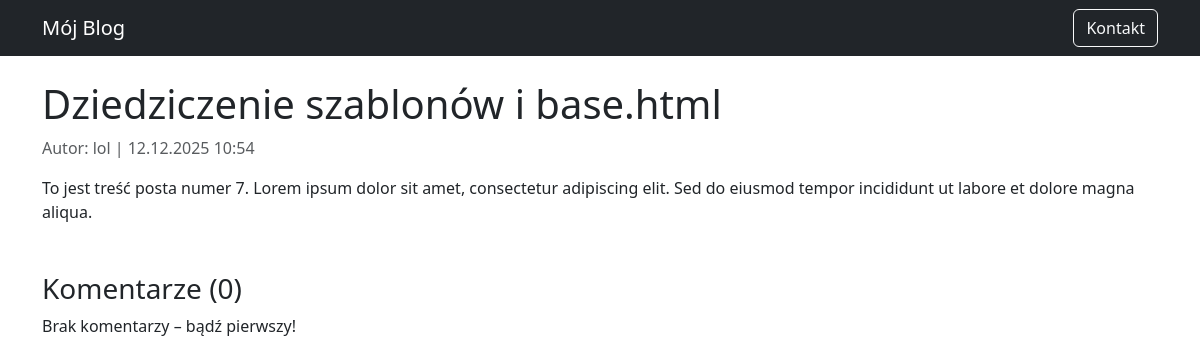
Screenshot of /post/9/ with the database file from the repository.
### blog/models.py (models this page shows, shortened)
class Post(models.Model):
    title = models.CharField(max_length=200)
    content = models.TextField()
    created_at = models.DateTimeField(default=timezone.now)
    author = models.ForeignKey('auth.User', on_delete=models.CASCADE)
    published = models.BooleanField(default=True)
    class Meta:
        ordering = ['-created_at']

### blog/views.py (the view)
# urls.py: path('post/<int:pk>/', PostDetailView.as_view(), name='post_detail'),
class PostDetailView(DetailView):
    model = Post
    template_name = 'blog/post_detail.html'

### blog/templates/blog/post_detail.html (shortened to what this page needs)
{% extends 'blog/base.html' %}
{% block content %}
<article>
    <h1>{{ post.title }}</h1>
    <p class="text-muted">Autor: {{ post.author }} | {{ post.created_at|date:"d.m.Y H:i" }}</p>
    <div>{{ post.content|linebreaks }}</div>
</article>
<h3 class="mt-5">Komentarze ({{ post.comments.count }})</h3>
{% for comment in post.comments.all %}
    <div class="border-start ps-3 mb-3">
        <strong>{{ comment.author_name }}</strong> ({{ comment.created_at|date:"d.m.Y H:i" }})
        <p>{{ comment.text|linebreaks }}</p>
    </div>
{% empty %}
    <p>Brak komentarzy – bądź pierwszy!</p>
{% endfor %}
{% endblock %}

### rows the page displays
Post: title "Dziedziczenie szablonów i base.html", author "lol", created_at "12.12.2025 10:54", content "To jest treść posta numer 7. Lorem ipsum dolor sit amet, consectetur adipiscing elit. Sed do eiusmod tempor incididunt ut labore et dolore magna aliqua.", comments.count "0"
